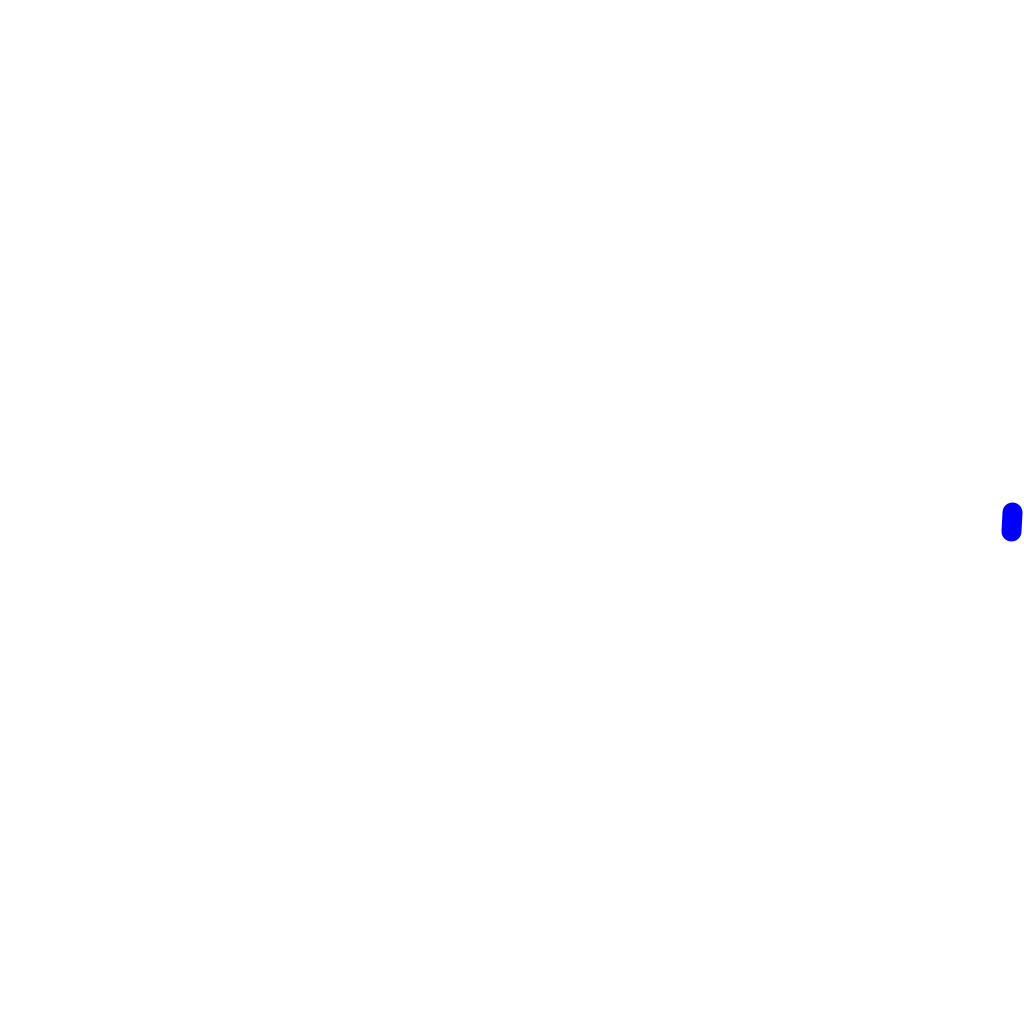
Frame 1 (no input)
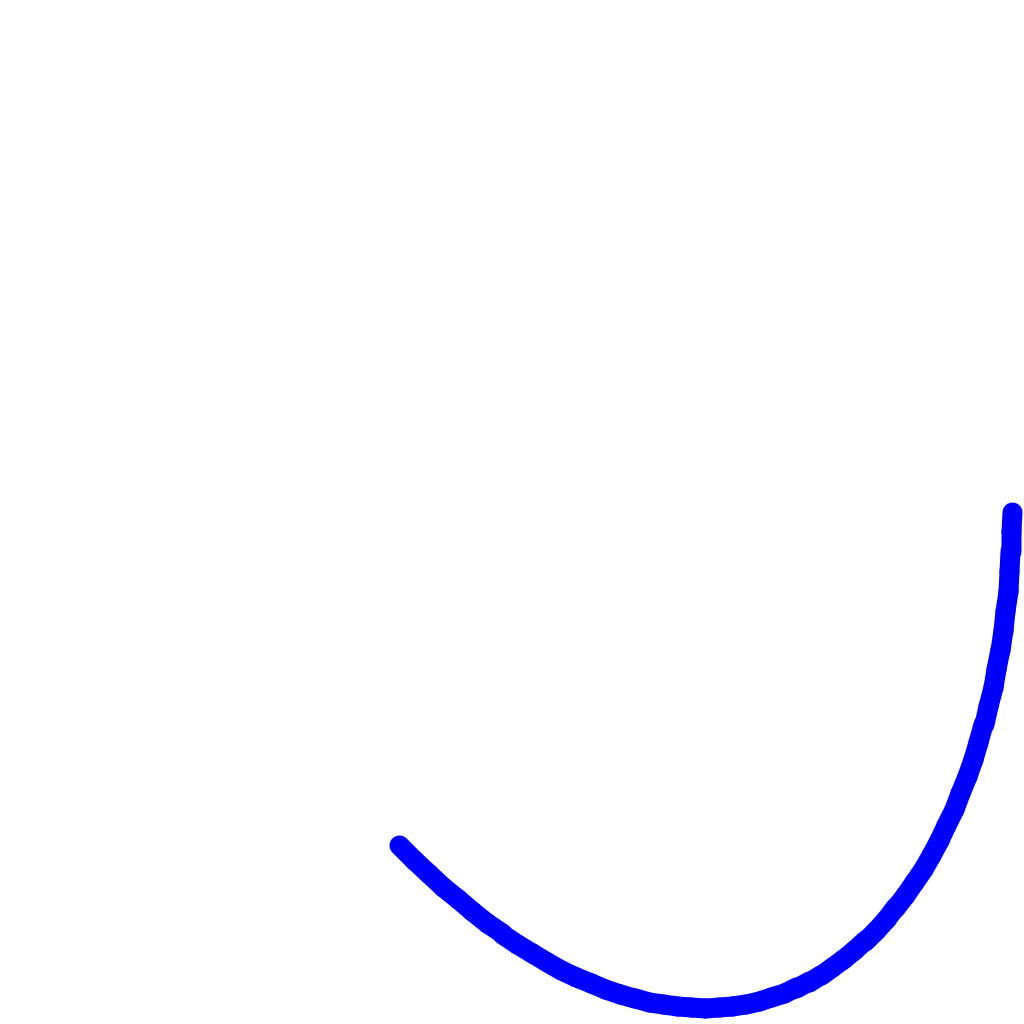
Frame 60 (the mouse pressed at the canvas centre just before this capture)
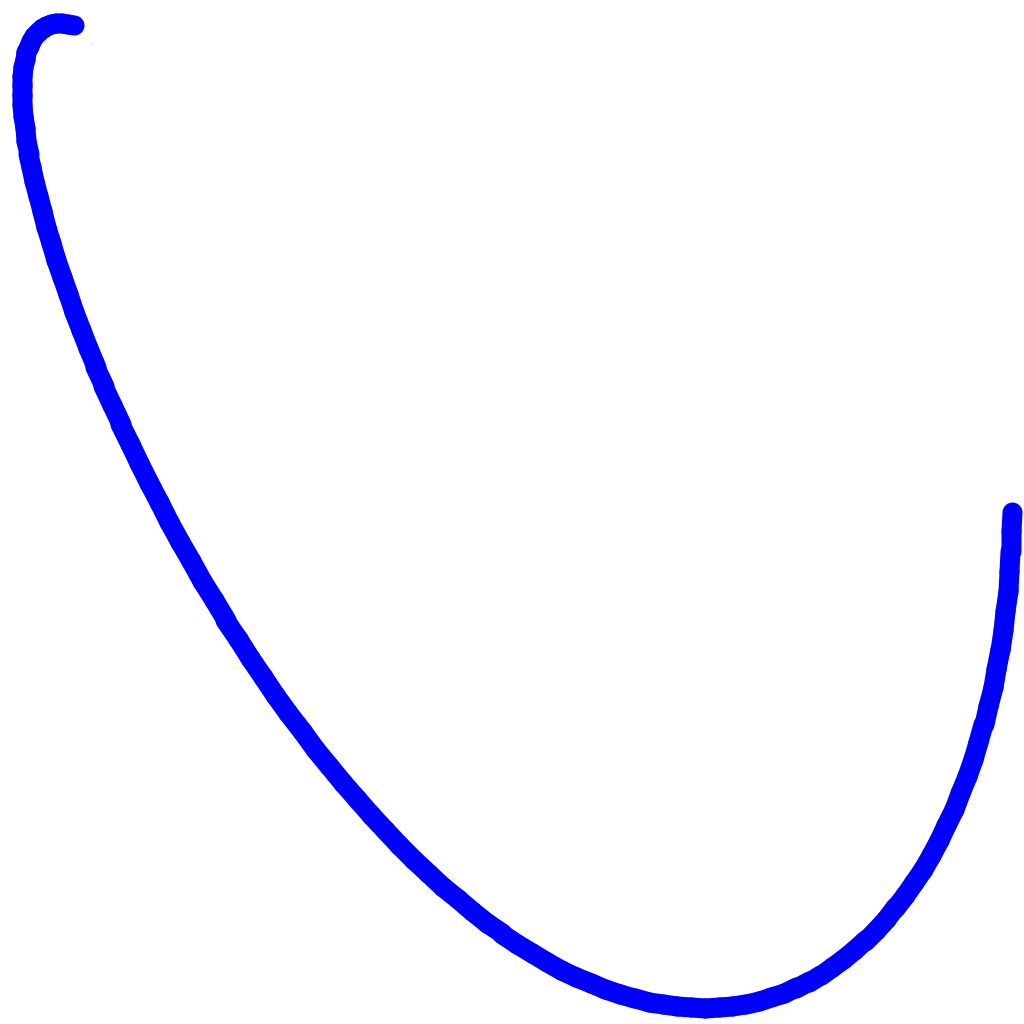
Frame 120 (the mouse held since frame 60 and released just before this capture)

The Processing sketch that drew these frames (run headless with seeded random() and noise(); from frame 60 on, the mouse is pressed at the canvas centre):

// Processing sketch: code16_08
// ── code16_08.pde
float a=3,b=4;
float th=0, seg=0.01;
float r = 500;
void setup(){
  size(1024, 1024);
  background(255);
  strokeWeight(20);
  stroke(0, 0, 255);
}
void draw(){
  translate(width/2, height/2);
  line(r*cos(a*th), r*sin(b*th),
  r*cos(a*(th+seg)), r*sin(b*(th+seg)));
  th+=seg;
  //直交ハーモノグラフ
  r-=0.1;
}
